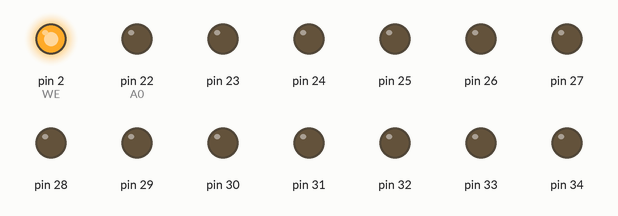
Bench run of a sketch on a simulated Arduino Mega 2560, built with avr-gcc and run on an emulated ATmega2560. Parts: output pins drawn as LEDs (lit = HIGH). Pins used as bus, display or sensor lines are not drawn.

Above: at 0.1 s.
Timing chart, 0 to 1.6 s (numbered marks = the images above):
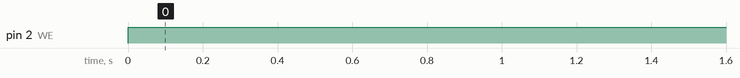

Measured:
- by itself, pin 2 (WE): LOW → HIGH at 0.00 s

The sketch:

parallel_flash.ino
```cpp
#include <cstdint>

// Control pinout
#define WE 2
#define OE 3
// CE can be defined or connected directly to gnd
// if you choose to control CE, then you'll have to dive in the code
// and add some tweaks here and there.

// Address pinout, can be extended or shortend if needed
// just don't forget to update ADDR_MIN/MAX accordingly
#define A0  22
#define A1  23
#define A2  24
#define A3  25
#define A4  26
#define A5  27
#define A6  28
#define A7  29
#define A8  30
#define A9  31
#define A10 32
#define A11 33
#define A12 34
#define A13 35
#define A14 36
#define A15 37
#define A16 38
#define A17 39
#define A18 40
#define ADDR_MIN (A0)
#define ADDR_MAX (A18)

// Data pinout, can be extended or shortend if needed
// just don't forget to update DATA_MIN/MAX accordingly
#define D0  44
#define D1  45
#define D2  46
#define D3  47
#define D4  48
#define D5  49
#define D6  50
#define D7  51
#define DATA_MIN (D0)
#define DATA_MAX (D7)


void set_addr_pins_out() {
    for (uint8_t i = ADDR_MIN; i <= ADDR_MAX; i++) {
        pinMode(i, OUTPUT);
        digitalWrite(i, LOW);
    }
}

void set_data_pins_out() {
    for (uint8_t i = DATA_MIN; i <= DATA_MAX; i++) {
        pinMode(i, OUTPUT);
    }
}

void set_data_pins_in() {
    for (uint8_t i = DATA_MIN; i <= DATA_MAX; i++) {
        pinMode(i, INPUT);
    }
}

void setup_ctrl_pins() {
    pinMode(WE, OUTPUT);
    pinMode(OE, OUTPUT);

    digitalWrite(WE, HIGH);
    digitalWrite(OE, HIGH);
}

void setup() {
    set_data_pins_in();
    setup_ctrl_pins();
    set_addr_pins_out();

    Serial.begin(115200);
    while(!Serial.available());
}

void set_byte(uint8_t out) {
    for (uint8_t i = 0; i < 8; i++) {
        digitalWrite(D0 + i, bitRead(out, i));
    }
}

void set_address(uint32_t addr) {
    for (uint8_t i = 0; i < (ADDR_MAX - ADDR_MIN + 1); i++) {
        digitalWrite(A0 + i, bitRead(addr, i));
    }
}

uint8_t read_byte() {
    uint8_t temp_in = 0;
    for (uint8_t i = 0; i < 8; i++) {
        if (digitalRead(D0 + i)) {
            bitSet(temp_in, i);
        }
    }
    return temp_in;
}

// Reads data from flash memory in a given address
uint8_t read_data(uint32_t addr) {
    uint8_t temp_read = 0;

    set_data_pins_in();
    digitalWrite(WE, HIGH);
    digitalWrite(OE, HIGH);

    set_address(addr);

    digitalWrite(OE, LOW);
    delayMicroseconds(1);

    temp_read = read_byte();
    digitalWrite(OE, HIGH);

    return temp_read;
}

// Writes data that you will want to program into volatile registers of the flash device.
// This function is encapsulated within the program_data function, see below.
void write_byte(uint8_t data, uint32_t addr) {
    digitalWrite(OE, HIGH);
    digitalWrite(WE, HIGH);

    set_address(addr);
    set_byte(data);

    digitalWrite(WE, LOW);
    delayMicroseconds(1);
    digitalWrite(WE, HIGH);
}

void program_data(uint8_t data, uint32_t addr) {
    set_data_pins_out();

    write_byte(0xAA, 0x5555);
    write_byte(0x55, 0x2AAA);
    write_byte(0xA0, 0x5555);
    write_byte(data, addr);

    delayMicroseconds(30);
}

void erase_chip() {
    set_data_pins_out();

    write_byte(0xAA, 0X5555);
    write_byte(0x55, 0x2AAA);
    write_byte(0x80, 0x5555);
    write_byte(0xAA, 0x5555);
    write_byte(0x55, 0x2AAA);
    write_byte(0x10, 0x5555);

    delay(100);
    set_data_pins_in();
}


void loop() {

    // insert your operations here

    while(true);
}
```
